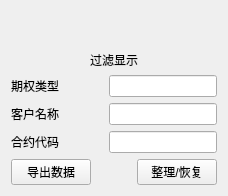
        <widget class="QWidget" name="layoutWidget_2">
         <layout class="QVBoxLayout" name="verticalLayout_65">
          <property name="sizeConstraint">
           <enum>QLayout::SetDefaultConstraint</enum>
          </property>
          <item>
           <spacer name="verticalSpacer_8">
            <property name="orientation">
             <enum>Qt::Vertical</enum>
            </property>
            <property name="sizeHint" stdset="0">
             <size>
              <width>20</width>
              <height>40</height>
             </size>
            </property>
           </spacer>
          </item>
          <item>
           <widget class="QLabel" name="label_165">
            <property name="text">
             <string>过滤显示</string>
            </property>
            <property name="alignment">
             <set>Qt::AlignCenter</set>
            </property>
           </widget>
          </item>
          <item>
           <layout class="QFormLayout" name="formLayout_10">
            <property name="sizeConstraint">
             <enum>QLayout::SetDefaultConstraint</enum>
            </property>
            <property name="horizontalSpacing">
             <number>50</number>
            </property>
            <item row="0" column="0">
             <widget class="QLabel" name="Label_10">
              <property name="sizePolicy">
               <sizepolicy hsizetype="Fixed" vsizetype="Preferred">
                <horstretch>0</horstretch>
                <verstretch>0</verstretch>
               </sizepolicy>
              </property>
              <property name="text">
               <string>期权类型</string>
              </property>
             </widget>
            </item>
            <item row="0" column="1">
             <widget class="QLineEdit" name="LineEdit_10">
              <property name="sizePolicy">
               <sizepolicy hsizetype="Expanding" vsizetype="Fixed">
                <horstretch>0</horstretch>
                <verstretch>0</verstretch>
               </sizepolicy>
              </property>
             </widget>
            </item>
            <item row="1" column="0">
             <widget class="QLabel" name="Label_11">
              <property name="text">
               <string>客户名称</string>
              </property>
             </widget>
            </item>
            <item row="1" column="1">
             <widget class="QLineEdit" name="LineEdit_11">
              <property name="sizePolicy">
               <sizepolicy hsizetype="Expanding" vsizetype="Fixed">
                <horstretch>0</horstretch>
                <verstretch>0</verstretch>
               </sizepolicy>
              </property>
             </widget>
            </item>
            <item row="2" column="0">
             <widget class="QLabel" name="Label_12">
              <property name="text">
               <string>合约代码</string>
              </property>
             </widget>
            </item>
            <item row="2" column="1">
             <widget class="QLineEdit" name="LineEdit_12">
              <property name="sizePolicy">
               <sizepolicy hsizetype="Expanding" vsizetype="Fixed">
                <horstretch>0</horstretch>
                <verstretch>0</verstretch>
               </sizepolicy>
              </property>
             </widget>
            </item>
           </layout>
          </item>
          <item>
           <layout class="QHBoxLayout" name="horizontalLayout_33">
            <item>
             <widget class="QPushButton" name="pushButton_26">
              <property name="sizePolicy">
               <sizepolicy hsizetype="Expanding" vsizetype="Fixed">
                <horstretch>0</horstretch>
                <verstretch>0</verstretch>
               </sizepolicy>
              </property>
              <property name="text">
               <string>导出数据</string>
              </property>
             </widget>
            </item>
            <item>
             <spacer name="horizontalSpacer_8">
              <property name="orientation">
               <enum>Qt::Horizontal</enum>
              </property>
              <property name="sizeType">
               <enum>QSizePolicy::Expanding</enum>
              </property>
              <property name="sizeHint" stdset="0">
               <size>
                <width>40</width>
                <height>20</height>
               </size>
              </property>
             </spacer>
            </item>
            <item>
             <widget class="QPushButton" name="pushButton_27">
              <property name="sizePolicy">
               <sizepolicy hsizetype="Expanding" vsizetype="Fixed">
                <horstretch>0</horstretch>
                <verstretch>0</verstretch>
               </sizepolicy>
              </property>
              <property name="text">
               <string>整理/恢复</string>
              </property>
             </widget>
            </item>
           </layout>
          </item>
         </layout>
        </widget>
